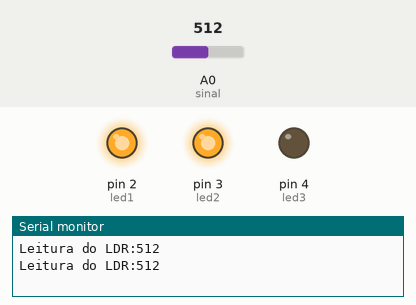
Recording of a sketch running on a simulated Arduino Uno, built with avr-gcc and run on an emulated ATmega328P. Parts: output pins drawn as LEDs (lit = HIGH), the last lines printed to the serial monitor. The test bench sets the inputs (shaded band); at power-on: A0 (sinal) = 512.

Above: at 1.8 s.
1.9 s: A0 (sinal) set to 586
3.4 s: A0 (sinal) set to 607
At 4.7 s:
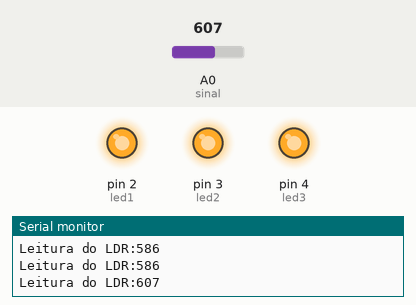
5.5 s: A0 (sinal) set to 340
At 6.3 s:
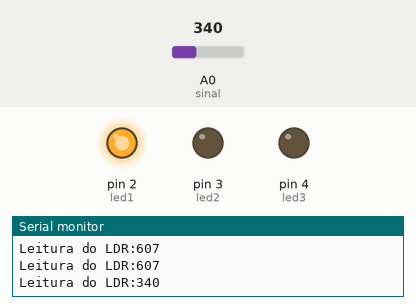
7.5 s: A0 (sinal) set to 362
At 9.0 s:
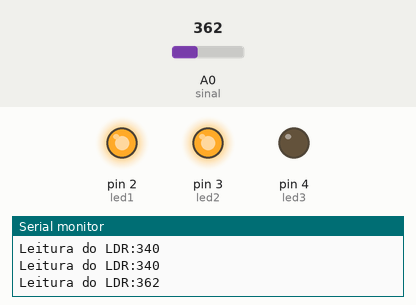
9.5 s: A0 (sinal) set to 306
At 10.6 s:
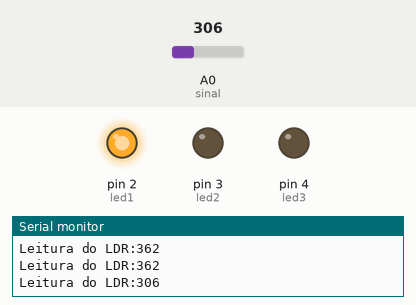
Timing chart, 0 to 12.5 s (numbered marks = the images above; inputs shaded):
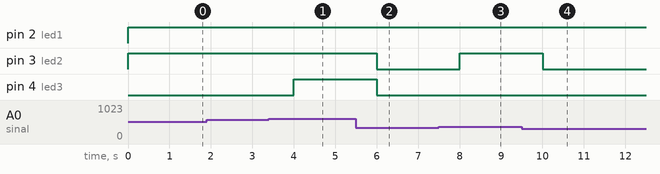

Measured:
- the behaviour switches between 599 and 600 on A0 (sinal) (found by bisection; images 0 and 1)
- the behaviour switches between 349 and 350 on A0 (sinal) (found by bisection; images 2 and 3)
- after the input at 3.4 s, pin 4 (led3): LOW → HIGH after 0.60 s
- after the input at 5.5 s, pin 3 (led2), pin 4 (led3): HIGH → LOW after 0.50 s
- after the input at 7.5 s, pin 3 (led2): LOW → HIGH after 0.50 s
- after the input at 9.5 s, pin 3 (led2): HIGH → LOW after 0.50 s

The sketch:

programa_sensor_de_luminosidade.ino
```cpp
// TÍTULO: Programa Para Leitura do Sensor de Luminosidade com LDR
// AUTOR: Ângelo Meneguini

#define sinal A0                      // Pino no qual o sensor LDR está conectado
#define led1 2                        // Pino do LED 1
#define led2 3                        // Pino do LED 2
#define led3 4                        // Pino do LED 3

int leitura = 0;                      // Variável que armazena o valor analogico lido em A0

void setup() {

  Serial.begin(9600);                 // Inicia a comunicação serial

  pinMode(sinal, INPUT);              // Configura o pino analogico A0 como entrada
  pinMode(led1, OUTPUT);              // Configura o pino do LED 1 como saída
  pinMode(led2, OUTPUT);              // Configura o pino do LED 2 como saída
  pinMode(led3, OUTPUT);              // Configura o pino do LED 3 como saída

  digitalWrite(led1, LOW);            // Inicia o LED 1 em nível lógico 0
  digitalWrite(led2, LOW);            // Inicia o LED 2 em nível lógico 0
  digitalWrite(led3, LOW);            // Inicia o LED 3 em nível lógico 0
}

void loop() {

  leitura = analogRead(sinal);        // Lê o valor analogico em A0 do sensor LDR

  Serial.print("Leitura do LDR:");    // Imprime no Monitor Serial a frase
  Serial.println(leitura);            // Imprime o valor analogico no Monitor Serial

  if(leitura >= 100 && sinal < 350)   // Compara se o valor analogico esta entre 100 e 350
  {
    digitalWrite(led1, HIGH);         // Coloca o LED 1 em nível alto
    digitalWrite(led2, LOW);          // Coloca o LED 2 em nível baixo
    digitalWrite(led3, LOW);          // Coloca o LED 3 em nível baixo
  }

  if(leitura >= 350 && sinal < 600)   // Compara se o valor analogico está entre 350 e 600
  {
    digitalWrite(led1, HIGH);         // Coloca o LED 1 em nível alto
    digitalWrite(led2, HIGH);         // Coloca o LED 2 em nível alto
    digitalWrite(led3, LOW);          // Coloca o LED 3 em nível baixo
  }

  if(leitura >= 600 && sinal <= 1023) // Compara se o valor analogico está entre 600 e 1023
  {
    digitalWrite(led1, HIGH);         // Coloca o LED 1 em nível alto
    digitalWrite(led2, HIGH);         // Coloca o LED 2 em nível alto
    digitalWrite(led3, HIGH);         // Coloca o LED 3 em nível alto
  }

  delay(1000);                        // Espera 1 segundo até a nova leitura
}
```
